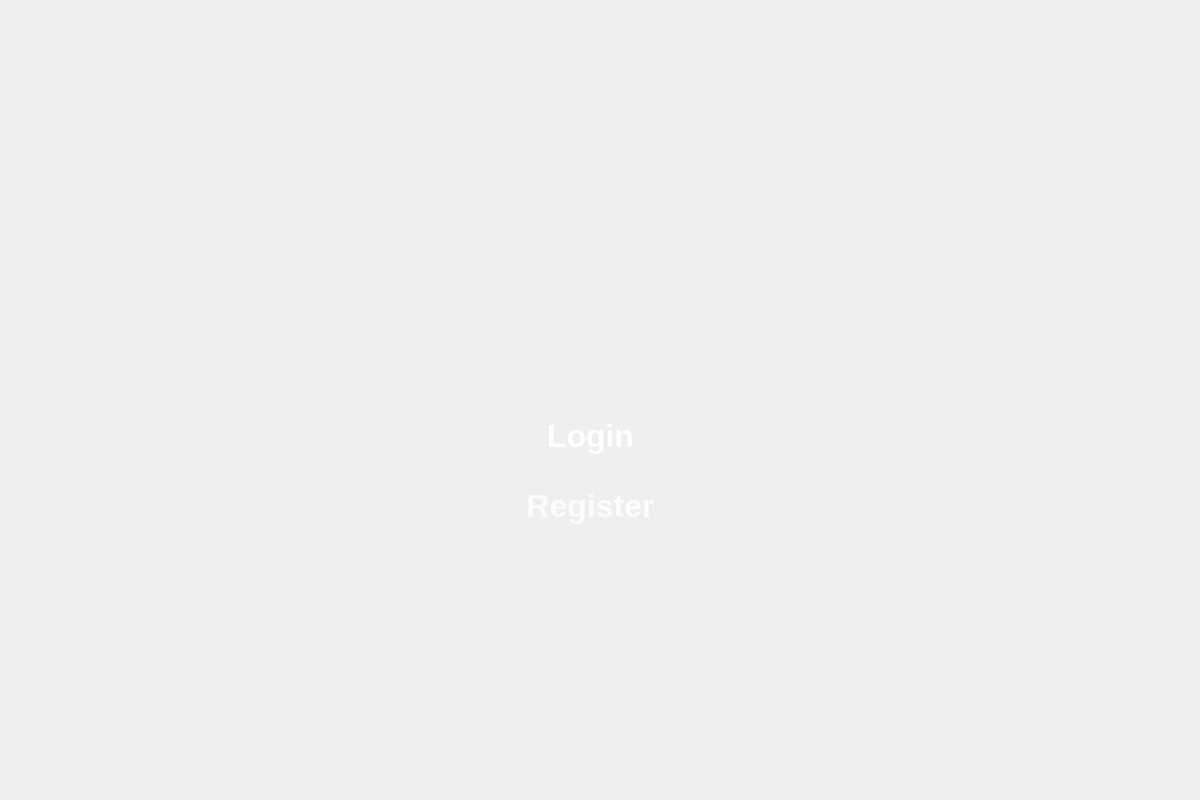
<?xml version="1.0" encoding="UTF-8"?>
<ui version="4.0">
 <class>MainWindow</class>
 <widget class="QMainWindow" name="MainWindow">
  <property name="geometry">
   <rect>
    <x>0</x>
    <y>0</y>
    <width>1200</width>
    <height>800</height>
   </rect>
  </property>
  <property name="minimumSize">
   <size>
    <width>1200</width>
    <height>800</height>
   </size>
  </property>
  <property name="maximumSize">
   <size>
    <width>1200</width>
    <height>800</height>
   </size>
  </property>
  <property name="windowTitle">
   <string>GrowPal</string>
  </property>
  <property name="windowIcon">
   <iconset>
    <normaloff>logo.jpg</normaloff>logo.jpg</iconset>
  </property>
  <property name="windowOpacity">
   <double>1.000000000000000</double>
  </property>
  <property name="autoFillBackground">
   <bool>false</bool>
  </property>
  <property name="styleSheet">
   <string notr="true"/>
  </property>
  <widget class="QWidget" name="centralwidget">
   <widget class="QPushButton" name="login_button">
    <property name="geometry">
     <rect>
      <x>320</x>
      <y>410</y>
      <width>541</width>
      <height>51</height>
     </rect>
    </property>
    <property name="font">
     <font>
      <pointsize>24</pointsize>
      <weight>75</weight>
      <bold>true</bold>
     </font>
    </property>
    <property name="styleSheet">
     <string notr="true">QPushButton{
	background-color: qlineargradient(spread:pad, x1:0, y1:505682, x2:1, y2:0.477, stop:0 rgba(11, 131, 120, 0.75), stop:1 rgba(85, 98, 112, 0.75));
	color: rgba(255, 255, 255, 1);
	border-radius: 5px;
}
QPushButton:hover{
	background-color: qlineargradient(spread:pad, x1:0, y1:505682, x2:1, y2:0.477, stop:0 rgba(150, 123, 111, 219), stop:1 rgba(85, 81, 84, 226));
}
QPushButton:pressed{
	paddind-left: 5px;
	padding-top: 5px;
	background-color: rgba(150, 123, 111, 255);
}

</string>
    </property>
    <property name="text">
     <string>Login</string>
    </property>
   </widget>
   <widget class="QPushButton" name="register_button">
    <property name="geometry">
     <rect>
      <x>320</x>
      <y>480</y>
      <width>541</width>
      <height>51</height>
     </rect>
    </property>
    <property name="font">
     <font>
      <pointsize>24</pointsize>
      <weight>75</weight>
      <bold>true</bold>
     </font>
    </property>
    <property name="styleSheet">
     <string notr="true">QPushButton{
	background-color: qlineargradient(spread:pad, x1:0, y1:505682, x2:1, y2:0.477, stop:0 rgba(11, 131, 120, 0.75), stop:1 rgba(85, 98, 112, 0.75));
	color: rgba(255, 255, 255, 210);
	border-radius: 5px;
}
QPushButton:hover{
	background-color: qlineargradient(spread:pad, x1:0, y1:505682, x2:1, y2:0.477, stop:0 rgba(150, 123, 111, 219), stop:1 rgba(85, 81, 84, 226));
}
QPushButton:pressed{
	paddind-left: 5px;
	padding-top: 5px;
	background-color: rgba(150, 123, 111, 255);
}
</string>
    </property>
    <property name="text">
     <string>Register</string>
    </property>
   </widget>
   <widget class="QLabel" name="label_2">
    <property name="geometry">
     <rect>
      <x>290</x>
      <y>240</y>
      <width>461</width>
      <height>121</height>
     </rect>
    </property>
    <property name="styleSheet">
     <string notr="true">QPushButton{
	background-color: qlineargradient(spread:pad, x1:0, y1:505682, x2:1, y2:0.477, stop:0 rgba(11, 131, 120, 0.75), stop:1 rgba(85, 98, 112, 0.75));
	color: rgba(255, 255, 255, 210);
	border-radius: 5px;
}
QPushButton:hover{
	background-color: qlineargradient(spread:pad, x1:0, y1:505682, x2:1, y2:0.477, stop:0 rgba(150, 123, 111, 219), stop:1 rgba(85, 81, 84, 226));
}
QPushButton:pressed{
	paddind-left: 5px;
	padding-top: 5px;
	background-color: rgba(150, 123, 111, 255);
}
</string>
    </property>
    <property name="text">
     <string/>
    </property>
    <property name="pixmap">
     <pixmap>logo.png</pixmap>
    </property>
    <property name="scaledContents">
     <bool>false</bool>
    </property>
   </widget>
   <widget class="QLabel" name="label">
    <property name="geometry">
     <rect>
      <x>0</x>
      <y>0</y>
      <width>1201</width>
      <height>801</height>
     </rect>
    </property>
    <property name="styleSheet">
     <string notr="true"/>
    </property>
    <property name="text">
     <string/>
    </property>
    <property name="pixmap">
     <pixmap>OsfFKJ0.jpg</pixmap>
    </property>
   </widget>
   <zorder>label</zorder>
   <zorder>login_button</zorder>
   <zorder>register_button</zorder>
   <zorder>label_2</zorder>
  </widget>
 </widget>
 <resources/>
 <connections/>
</ui>
